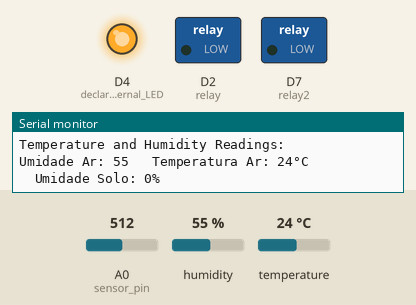
Recording of a sketch running on a simulated ESP8266 (NodeMCU). Shown: switched loads named in the sketch (green lamp = pin HIGH), output pins drawn as LEDs (lit = HIGH), the last lines printed to the serial monitor. Inputs (shaded band) come from the test bench; at power-on: A0 (sensor_pin) = 512, humidity 55 %, temperature 24 °C. WiFi joins after 1.5 s; servers stay silent unless stated; no MQTT or app messages arrive unless stated.

Above: at 2.7 s.
2.8 s: A0 (sensor_pin) set to 689
16.8 s: A0 (sensor_pin) set to 715
At 26.6 s:
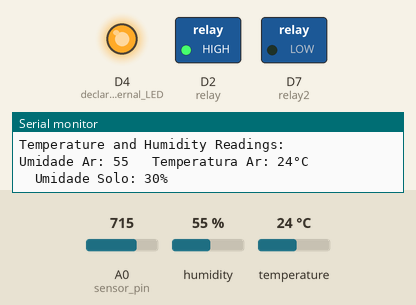
26.9 s: A0 (sensor_pin) set to 511
At 33.02 s:
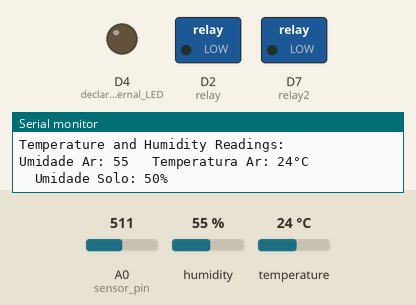
40.9 s: A0 (sensor_pin) set to 716
At 48.69 s:
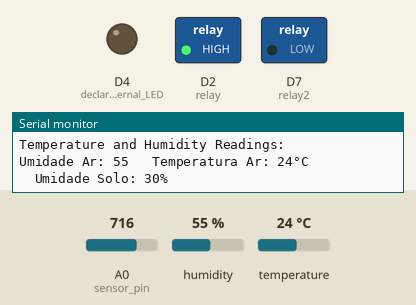
Timing chart, 0 to 50.7 s (numbered marks = the images above; inputs shaded):
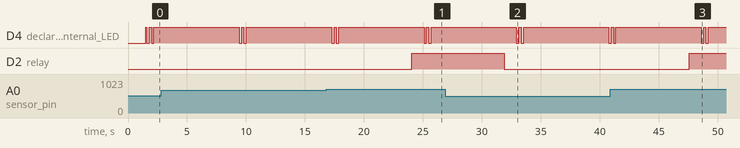

The sketch:

IoT_Termometer.ino
```cpp
/************************************************
This project uses ESP8266 NODEMCU ESP12-E and DHT11
author: sergio lucio
github: srg-lc
email: sergiolucio.ns@gmail.com

See README on https://github.com/srg-lc/IoT_Termometer
for circuit scheeme and instructions
*************************************************/

#include <ESP8266WiFi.h>
#include <PubSubClient.h>
#include "DHT.h"

//DHT Area
#define DHTPIN D3 // set the pin that DHT is connected to
#define DHTTYPE DHT11 // set the DHT version
DHT dht(DHTPIN, DHTTYPE); // declares the DHT object
int t,h,sh;
String bombastatus;


const int relay = D2;

const int relay2 = D7;
const int sensor_pin = A0;

//Wifi area
const char* ssid = "Aldi Leo Quartos"; // Set here SSID of your wifi network
const char* password = "aldileoh"; // Password of your wifi network
const char* mqtt_broker = "mqtt-dashboard.com"; // Change for your MQTT Broker prefered
WiFiClient nodemcuClient_leon;
PubSubClient client(nodemcuClient_leon);

void setup() {


  Serial.begin(115200);
  pinMode(relay, OUTPUT);
  digitalWrite(relay, LOW);

   pinMode(relay2, OUTPUT);
  digitalWrite(relay2, LOW);


  dht.begin(); // initialize dht
  Serial.println("\n\n***************************************");
  Serial.println(" Initializing IoT Termometer...");
  wifi_connect();
  client.setServer(mqtt_broker,1883); // Set your MQTT server and port
  pinMode(LED_BUILTIN, OUTPUT); // declares internal LED
}

void loop() {


  if (!client.connected()) {
    reconnect_MQTT();
  }
  DHT_readings();
  publish_MQTT();
  delay(5000);


  //sh = analogRead(sensor_pin);
  sh = ( 100.00 - ( (analogRead(sensor_pin)/1023.00) * 100.00 ) );
  delay(1000);


if (sh <=30){

  digitalWrite(relay, HIGH);
  Serial.println("Current Flowing");
  delay(1000);
  bombastatus = "Bomba Ligada";
}
else{
  digitalWrite(relay, LOW);
  Serial.println("Current not Flowing");
  delay(1000);
  bombastatus = "desligada";
}


}

// Function establishes connection with wifi network
void wifi_connect(){
  delay(10);
  Serial.print("Connecting to ");
  Serial.println(ssid);
  WiFi.mode(WIFI_STA);
  WiFi.begin(ssid, password);
  while (WiFi.status() != WL_CONNECTED) {
    delay(500);
    Serial.print(".");
  }
  Serial.println("");
  Serial.println("WiFi connected");
  Serial.println("IP address: ");
  Serial.println(WiFi.localIP());
  digitalWrite(LED_BUILTIN,HIGH);
  Serial.println("***************************************\n\n");
}

//Seeks to re-establish the connection with the MQTT broker
void reconnect_MQTT(){
  while (!client.connected()) {
    client.connect("IoT_Termometer_test_leon1");
    Serial.println("Reconnecting MQTT...");
  }
}

// Function that takes dht readings and show results
void DHT_readings(){
  // Reading temperature or humidity takes about 250 milliseconds!
  h = dht.readHumidity();
  // Read temperature as Celsius (the default)
  t = dht.readTemperature();
  // Read temperature as Fahrenheit (isFahrenheit = true)
  //float f = dht.readTemperature(true);

  // Check if any reads failed and exit early (to try again).
  if (isnan(h) || isnan(t)) {
    Serial.println(F("Failed to read from DHT sensor!"));
    return;
  }

}

// Function publish readings in MQTT topic
void publish_MQTT(){
  // The true parameter persist information in topic
  client.publish("lab/temp", String(t).c_str(), true);
  client.publish("lab/humid", String(h).c_str(), true);
  client.publish("lab/solohum", String(sh).c_str(), true);
  client.publish("lab/bomba", String(bombastatus).c_str(), true);

  // A series of prints to show readings
  Serial.println("\n---------------------------------------");
  Serial.println("Temperature and Humidity Readings: \n");
  Serial.print(F("Umidade Ar: "));
  Serial.print(h);
  Serial.print(F("   Temperatura Ar: "));
  Serial.print(t);
  Serial.println(F("°C "));
  Serial.print(F("  Umidade Solo: "));
  Serial.print(sh);
  Serial.println(F("% "));

  // Shows publication success in the MQTT topic blinking internal led
  digitalWrite(LED_BUILTIN, LOW);
  delay(200);
  digitalWrite(LED_BUILTIN, HIGH);
  delay(200);
  digitalWrite(LED_BUILTIN, LOW);
  delay(200);
  digitalWrite(LED_BUILTIN, HIGH);
  delay(200);
}
```

Measured:
- the behaviour switches between 705 and 706 on A0 (sensor_pin) (found by bisection; images 0 and 1)
- after the input at 16.8 s, D2 (relay): LOW → HIGH after 7.3 s
- after the input at 26.9 s, D2 (relay): HIGH → LOW after 5.0 s
- after the input at 40.9 s, D2 (relay): LOW → HIGH after 6.7 s
